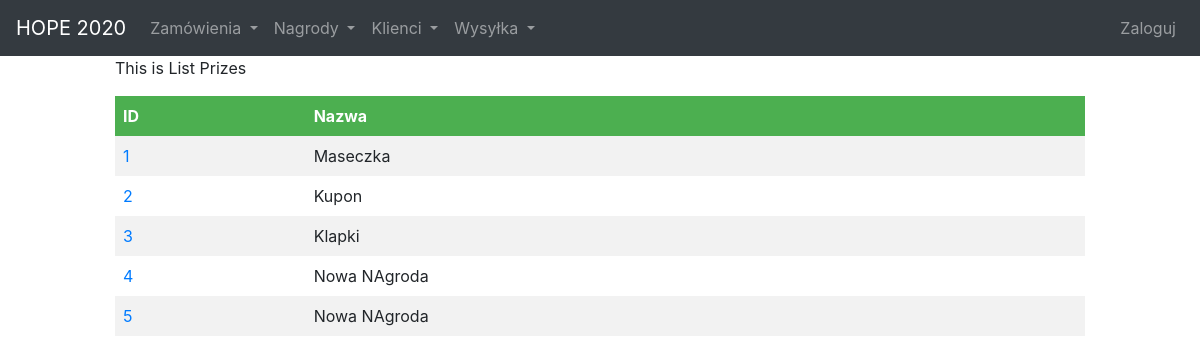
The page /prizes/list/ on the database its author committed.
### prizes/models.py (models this page shows, shortened)
class Prize(models.Model):
    name = models.CharField(max_length = 100)

### prizes/views.py (the view)
# urls.py: path('list/', views.listPrizes, name="list"),
def listPrizes(request):
    prizes = Prize.objects.all()
    return render(request,'prizes/listPrizes.html', {'prizes': prizes})

### prizes/templates/prizes/listPrizes.html
{% extends 'baseLayout.html' %}
{% block content %}
<div class="Home">
  <p>This is List Prizes</p>
  <div class="list">
    <table>
      <tr>
        <th>ID</th>
        <th>Nazwa</th>
      </tr>
      {% for prize in prizes %}
      <tr>
        <td><a href="{% url 'prizes:detail' id=prize.id %}">{{ prize.id }}<a/></td>
        <td>{{ prize.name }}</td>
      </tr>
      {% endfor %}
    </table>
  </div>
</div>
</div>
{% endblock %}

### assets/styles.css (style rules this page uses)
table { border-collapse: collapse; width: 100%; }
th, td { text-align: left; padding: 8px; }
tr:nth-child(even) { background-color: #f2f2f2 }
th { background-color: #4CAF50; color: white; }

### rows shown on the page
Prize: id "1", name "Maseczka"
Prize: id "2", name "Kupon"
Prize: id "3", name "Klapki"
Prize: id "4", name "Nowa NAgroda"
Prize: id "5", name "Nowa NAgroda"
